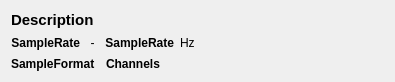
<?xml version="1.0" encoding="UTF-8"?>
<ui version="4.0">
 <class>AudioInputPreview</class>
 <widget class="QWidget" name="AudioInputPreview">
  <property name="geometry">
   <rect>
    <x>0</x>
    <y>0</y>
    <width>395</width>
    <height>82</height>
   </rect>
  </property>
  <property name="windowTitle">
   <string>Audio Input Preview</string>
  </property>
  <layout class="QHBoxLayout" name="horizontalLayout_3">
   <item>
    <layout class="QVBoxLayout" name="verticalLayout">
     <item>
      <widget class="QLabel" name="labelDescription">
       <property name="font">
        <font>
         <pointsize>11</pointsize>
         <bold>true</bold>
        </font>
       </property>
       <property name="text">
        <string>Description</string>
       </property>
      </widget>
     </item>
     <item>
      <layout class="QHBoxLayout" name="horizontalLayout">
       <item>
        <widget class="QLabel" name="labelMinSampleRate">
         <property name="font">
          <font>
           <bold>true</bold>
          </font>
         </property>
         <property name="text">
          <string>SampleRate</string>
         </property>
         <property name="alignment">
          <set>Qt::AlignRight|Qt::AlignTrailing|Qt::AlignVCenter</set>
         </property>
        </widget>
       </item>
       <item>
        <widget class="QLabel" name="labelSampleRateHyphen">
         <property name="text">
          <string>-</string>
         </property>
         <property name="alignment">
          <set>Qt::AlignCenter</set>
         </property>
        </widget>
       </item>
       <item>
        <widget class="QLabel" name="labelMaxSampleRate">
         <property name="font">
          <font>
           <bold>true</bold>
          </font>
         </property>
         <property name="text">
          <string>SampleRate</string>
         </property>
         <property name="alignment">
          <set>Qt::AlignRight|Qt::AlignTrailing|Qt::AlignVCenter</set>
         </property>
        </widget>
       </item>
       <item>
        <widget class="QLabel" name="labelSampleRateUnit">
         <property name="text">
          <string>Hz</string>
         </property>
        </widget>
       </item>
      </layout>
     </item>
     <item>
      <layout class="QHBoxLayout" name="horizontalLayout_2">
       <item>
        <widget class="QLabel" name="labelSampleFormat">
         <property name="font">
          <font>
           <bold>true</bold>
          </font>
         </property>
         <property name="text">
          <string>SampleFormat</string>
         </property>
        </widget>
       </item>
       <item>
        <widget class="QLabel" name="labelChannelConfiguration">
         <property name="font">
          <font>
           <bold>true</bold>
          </font>
         </property>
         <property name="text">
          <string>Channels</string>
         </property>
        </widget>
       </item>
      </layout>
     </item>
    </layout>
   </item>
   <item>
    <widget class="AudioPreviewSimple" name="audioPreview" native="true">
     <property name="minimumSize">
      <size>
       <width>40</width>
       <height>0</height>
      </size>
     </property>
    </widget>
   </item>
  </layout>
 </widget>
 <customwidgets>
  <customwidget>
   <class>AudioPreviewSimple</class>
   <extends>QWidget</extends>
   <header location="global">audio/AudioPreviewSimple.hpp</header>
   <container>1</container>
  </customwidget>
 </customwidgets>
 <resources/>
 <connections/>
</ui>
